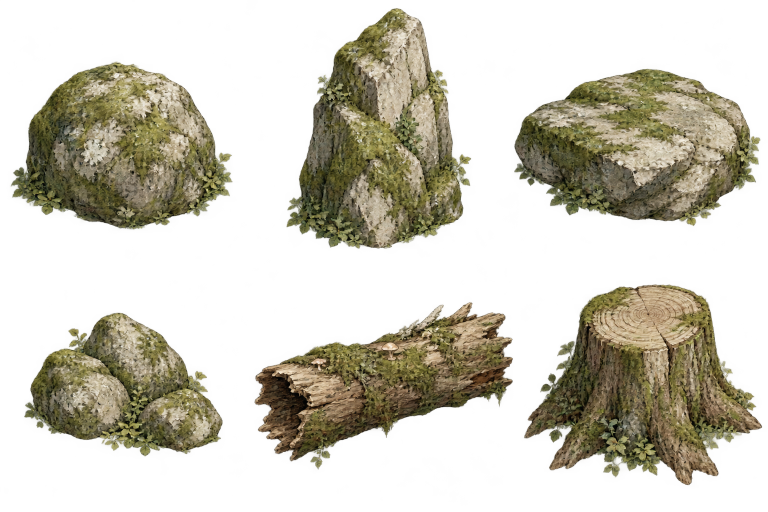
#> input picture meadow-3d/art/painted-env/rocks-generated.png, 1536 x 1024 px, given in place of tree-round.png, which was not available (shown at 1/2 size)
$ python pack-env.py
#> lines starting #> are read from the running program, lines starting #| are printed output that depends on the picture; after the words box and inside, x2 and y2 are one past the last pixel; in counts of white or black regions, pixels touching at a corner belong together; pictures that were not available may be replaced by others from this repository, and a replacement may not be noted
"""Trim painted environment sources, retain alpha, anchor, and shelf-pack at 0.5x.
Pixel sizes are normalized once per asset type to source-world scale 113px/unit.
No illustrative content is synthesized by this packer.
"""
from pathlib import Path
from PIL import Image, ImageFilter
import numpy as np
import json
ROOT=Path(__file__).resolve().parents[1];ART=ROOT/'art/painted-env';OUT=ROOT/'public/assets/env-painted';OUT.mkdir(parents=True,exist_ok=True)
PPU=113;DOWNSAMPLE=.5;SIZE=2048;PAD=8
# Target source dimensions establish physical sizes among heterogeneous sheet props.
groups={
'foliage':[('bush-round','h',120),('bush-flowering','h',110),('fern-wide','h',100),('fern-upright','h',110),('grass-1','h',50),('grass-2','h',55)],
'flowers':[('flowers-white','h',45),('flowers-yellow','h',45),('flowers-lavender','h',60),('flowers-pink','h',50),('grass-3','h',55),('reeds-1','h',120)],
'rocks':[('boulder-round','h',125),('boulder-tall','h',155),('boulder-flat','h',85),('rock-cluster','w',190),('fallen-log','w',250),('stump','h',100)],
'camp':[('tent','h',250),('campfire','w',125),('bench','w',220),('signpost','h',160),('fence-post','h',125),('fence-span','w',280)],
'ruins-pond':[('pillar-square','h',240),('pillar-fluted','h',270),('arch','w',550),('stone-circle','w',712),('reeds-2','h',135),('reeds-3','h',105)]}
def components(image):
    w,h=image.size
    raw=bytearray(image.getchannel('A').point(lambda x:255 if x>12 else 0).tobytes())
    found=[]
    for origin in range(w*h):
        if not raw[origin]: continue
        raw[origin]=0; todo=[origin]; pixels=[];x0=w;y0=h;x1=y1=0
        while todo:
            i=todo.pop();pixels.append(i);y,x=divmod(i,w)
            x0=min(x0,x);x1=max(x1,x);y0=min(y0,y);y1=max(y1,y)
            for nxt in ((i-1 if x else -1),(i+1 if x<w-1 else -1),i-w,i+w):
                if 0<=nxt<w*h and raw[nxt]:raw[nxt]=0;todo.append(nxt)
        if len(pixels)<1000:continue
        bbox=(x0,y0,x1+1,y1+1)
        # Mask isolates nearby crossing weapons without erasing antialiased edges.
        mask=Image.new('L',(w,h));buf=np.zeros(w*h,dtype=np.uint8);buf[pixels]=255
        mask=Image.fromarray(buf.reshape(h,w)).filter(ImageFilter.MaxFilter(5))
        crop=image.crop(bbox)
        alpha=np.minimum(np.asarray(crop.getchannel('A')),np.asarray(mask.crop(bbox)))
        crop.putalpha(Image.fromarray(alpha))
        found.append({'image':crop,'bbox':bbox,'center':((x0+x1)/2,(y0+y1)/2)})
    return found

items=[];report={'sourcePixelsPerWorldUnit':PPU,'runtimeDownsample':DOWNSAMPLE,'sources':{},'warnings':[]}
def trim(im):
 a=im.getchannel('A');bbox=a.point(lambda x:255 if x>8 else 0).getbbox()
#> after `a = im.getchannel('A')`:
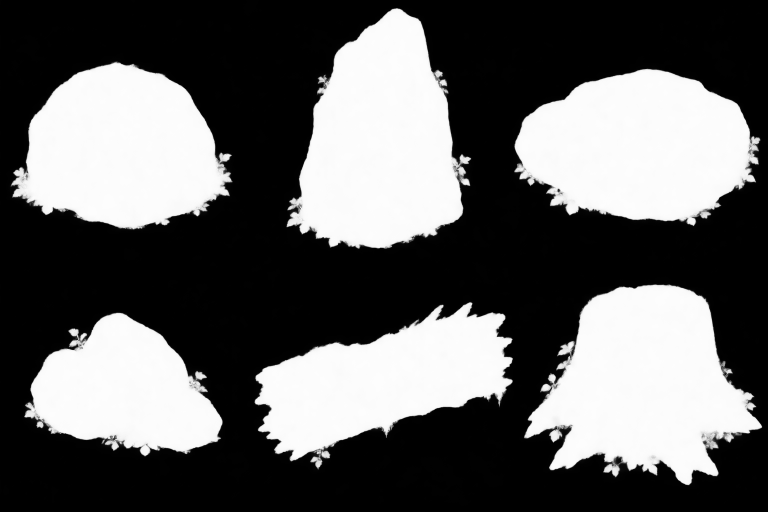
#> a: PIL image 1536x1024 L (shown at 1/2 size); min 0, max 254, mean 97
#> after `bbox = a.point(lambda x: 255 if x > 8 else 0).getbbox()`: bbox = (20, 16, 1525, 971)
 if not bbox:raise ValueError('Empty asset')
 return im.crop(bbox),bbox
def add(name,im,axis,target,source):
 im,bbox=trim(im);factor=target/(im.width if axis=='w' else im.height)
#> after `im, bbox = trim(im)`:
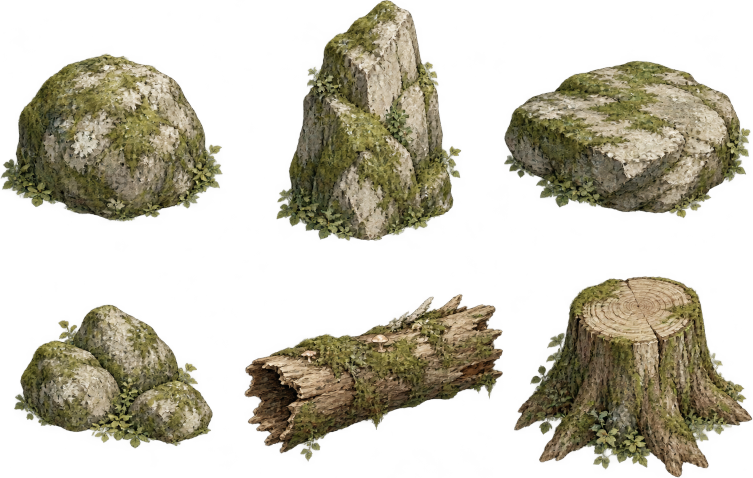
#> im: PIL image 1505x955 RGBA (shown at 1/2 size); mean R, G, B, A 87.8, 81.7, 54.6, 106.2; transparent parts drawn white
#> after `im, bbox = trim(im)`: bbox = (20, 16, 1525, 971)
#> after `factor = target / (im.width if axis == 'w' else im.height)`: factor = 0.733
 sw,sh=round(im.width*factor),round(im.height*factor)
#> sw = 1103; sh = 700
 normalized=im.resize((sw,sh),Image.Resampling.LANCZOS)
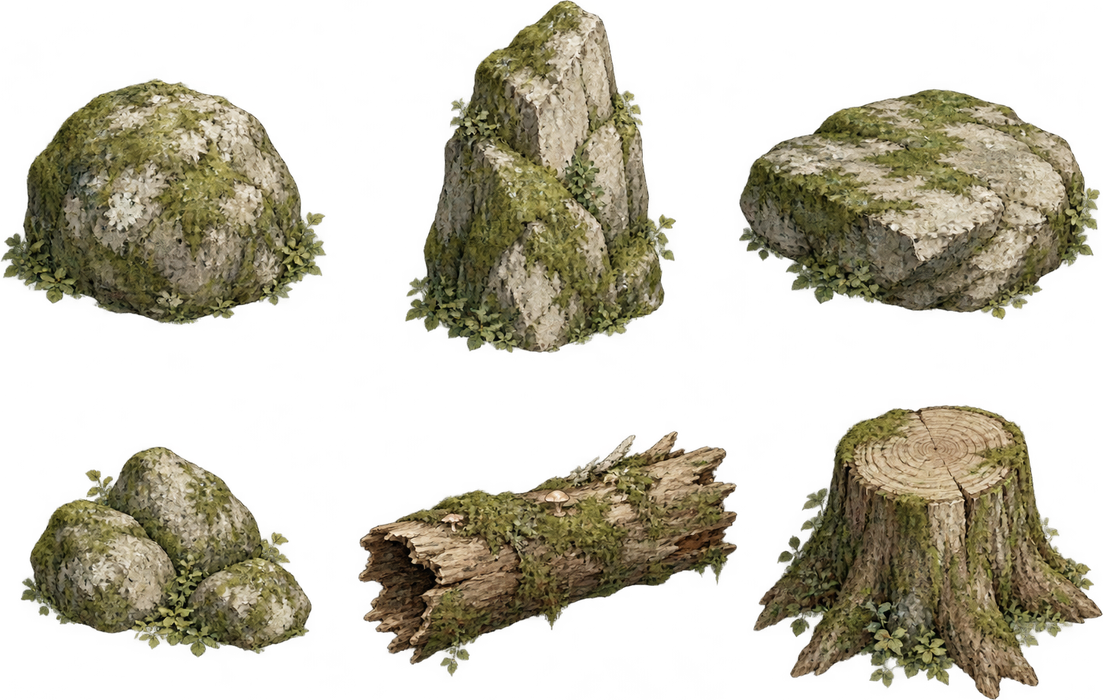
#> normalized: PIL image 1103x700 RGBA; mean R, G, B, A 55.2, 50.9, 34.7, 106.2; transparent parts drawn white
 pixels=np.asarray(normalized.getchannel('A'));ys,xs=np.nonzero(pixels>24);bottom=int(ys.max())
#> after `pixels = np.asarray(normalized.getchannel('A'))`:
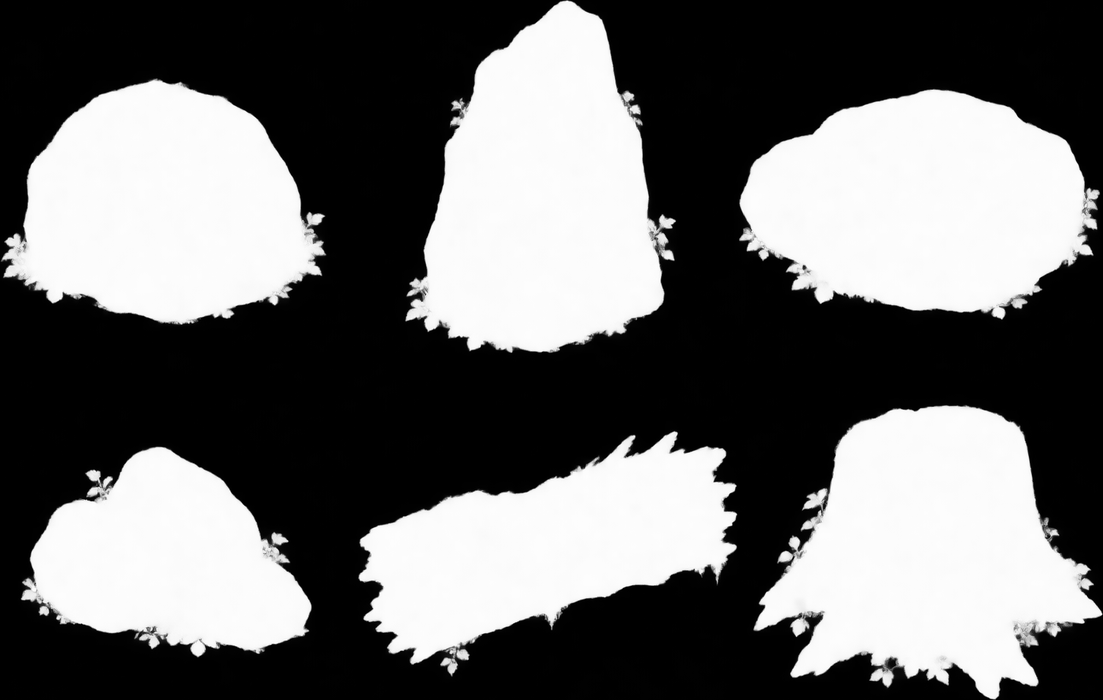
#> pixels: shape (700, 1103); min 0, max 255, mean 106.2
#> after `bottom = int(ys.max())`: bottom = 699
 band=(pixels>24)&(np.indices(pixels.shape)[0]>=bottom-sh*.15)
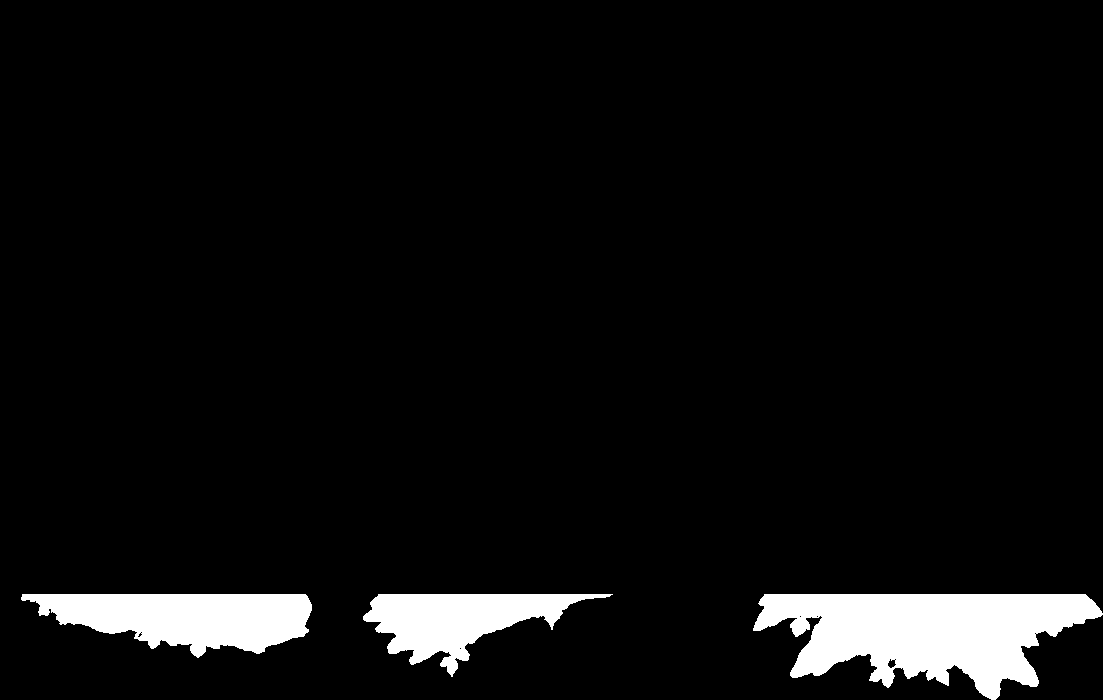
#> band: shape (700, 1103) bool; 5.7% white; 3 white regions, box (x1, y1, x2, y2) and area: (753, 594, 1103, 700) 22418, (21, 594, 312, 658) 12201, (363, 594, 613, 677) 9183
 anchor_x=float(np.median(np.nonzero(band)[1]))+.5;anchor_y=bottom+1
#> after `anchor_x = float(np.median(np.nonzero(band)[1])) + 0.5`: anchor_x = 773.5
#> after `anchor_y = bottom + 1`: anchor_y = 700
 # The hearth sits at the centre of the stone footprint, not its frontmost edge.
 if name=='campfire':anchor_x=sw*.5;anchor_y=sh*.6
 runtime=normalized.resize((max(1,round(sw*DOWNSAMPLE)),max(1,round(sh*DOWNSAMPLE))),Image.Resampling.LANCZOS)
 item={'name':name,'image':runtime,'sourcePixelSize':[sw,sh],'worldSize':[sw/PPU,sh/PPU],'anchor':[anchor_x/sw,anchor_y/sh],'source':source,'flat':name in ['stone-circle','bridge']}
 items.append(item);report['sources'][name]={'file':source,'trimBounds':bbox,'originalAlphaExtrema':im.getchannel('A').getextrema(),'normalizeScale':factor,'sourcePixelSize':[sw,sh]}
for name in ['tree-round','tree-tall','tree-leaning','tree-flowering']:
 add(name,Image.open(ART/f'{name}.png').convert('RGBA'),'h',700,f'art/painted-env/{name}.png')
#> pass 2 of the loop `for name in ['tree-round','tree-tall','tree-leaning','tree-flowering']:`:
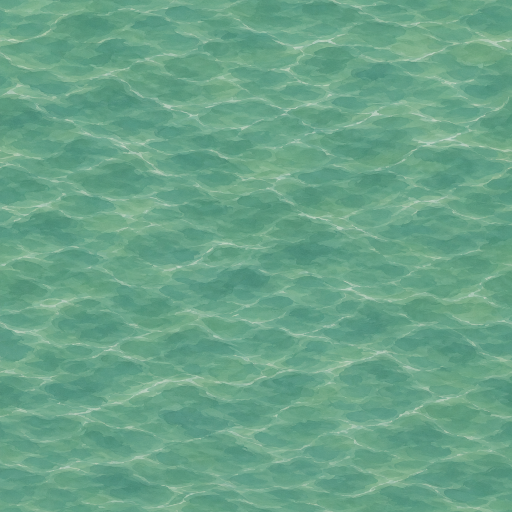
#> input picture meadow-3d/art/painted-env/tile-water.png, 1024 x 1024 px, given in place of tree-tall.png, which was not available (shown at 1/2 size)
#> a: PIL image 1024x1024 L; every value is 255
#> im: PIL image 1024x1024 RGBA
#> in add (call 2), `im, bbox = trim(im)`: bbox = (0, 0, 1024, 1024)
#> in add (call 2), `normalized=im.resize((sw,sh),Image.Resampling.LANCZOS)`:
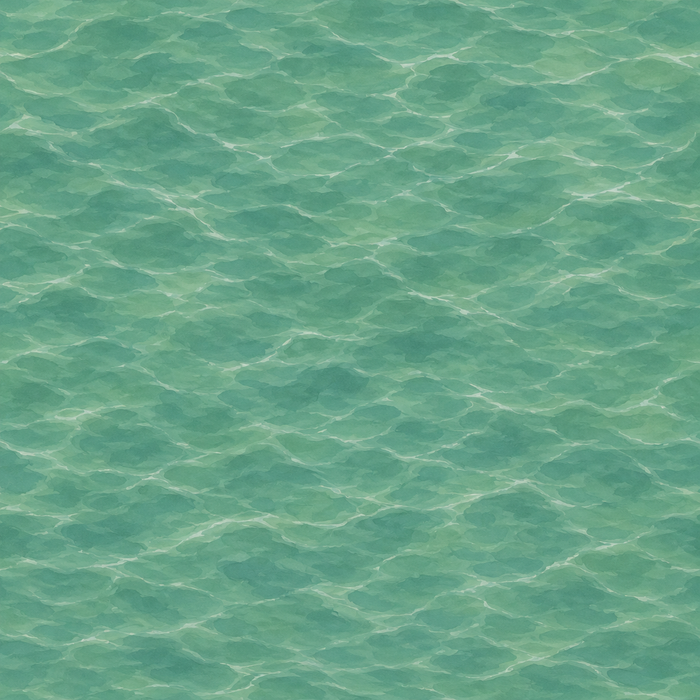
#> normalized: PIL image 700x700 RGBA; mean R, G, B, A 104.8, 163.3, 136.4, 255
#> pixels: shape (700, 700); every value is 255
#> in add (call 2), `band=(pixels>24)&(np.indices(pixels.shape)[0]>=bottom-sh*.15)`:
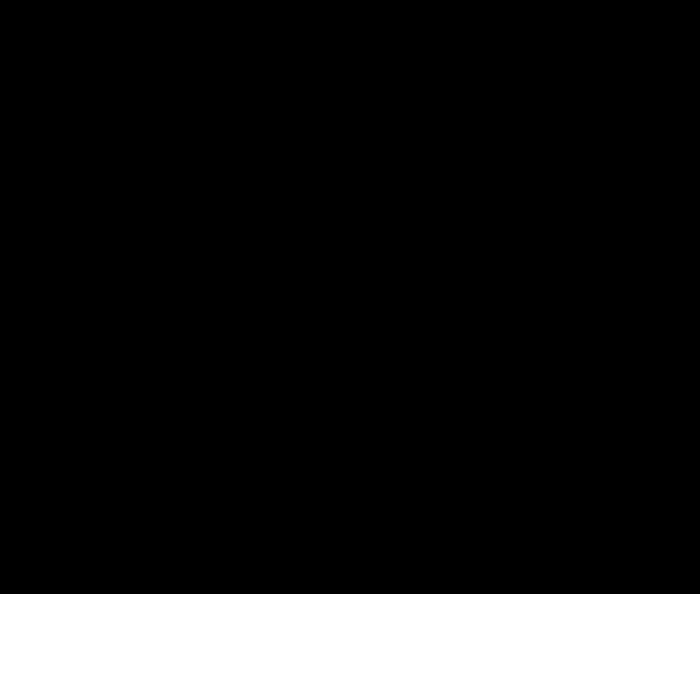
#> band: shape (700, 700) bool; 15.1% white; 1 white region, box (x1, y1, x2, y2) and area: (0, 594, 700, 700) 74200
#> anchor_x = 350
#> runtime: PIL image 350x350 RGBA
for sheet,defs in groups.items():
#> (the run stopped early here; a loop or call above may not have finished)
